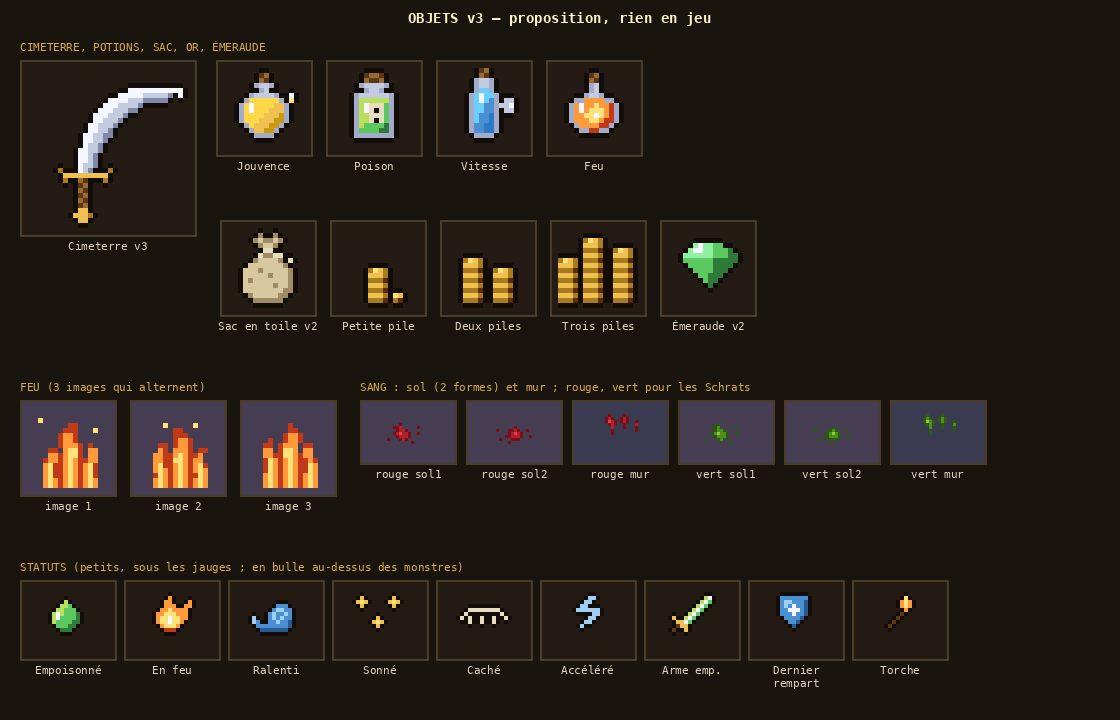

Reproduce this figure in Python.
"""Planche « objets v3 » (proposition, rien en jeu). Lancer depuis la racine du dépôt.

Retours de Thomas (2026-11-11, 13 h) : potions et cimeterre à refaire ; sac en toile avec cordelette et rab de tissu
en haut ; le gros tas d'or a deux colonnes collées, améliorer l'or ; l'émeraude garde la forme des diamants ;
feu à redessiner ; gouttes de sang (rouges ; vertes pour les Schrats) au sol et sur les murs, sans gore ;
pictogrammes des statuts (petits, sous les jauges) et bulles au-dessus des monstres.
Écrit art/objets_v3.png et art/objets_v3.json.
"""
import importlib.util, json, math
from PIL import Image, ImageDraw, ImageFont

spec = importlib.util.spec_from_file_location("v2", "art/objets_v2.py")
v2 = importlib.util.module_from_spec(spec)
spec.loader.exec_module(v2)
outline, pad, render = v2.v1.outline, v2.v1.pad, v2.render
PAL = dict(v2.PAL)
PAL.update({
    "1": "#7a0e14", "2": "#b0202a", "3": "#e04048",   # sang rouge : sombre, moyen, reflet
    "4": "#2a5a12", "5": "#4f8e1e", "6": "#8ccc3a",   # sang vert (Schrats)
    "7": "#5a2a10",  # cuivre sombre (pièces)
    "8": "#3a3a50",  # pierre du mur (fond des démonstrations)
})
N = {}

# ---------- Cimeterre v3 : lame de sabre qui part vers le haut puis se courbe vers la droite ----------
def scimitar():
    g = [["."] * 32 for _ in range(32)]
    P0, P1, P2 = (11, 20), (13, 3), (30, 5)
    def bez(t):
        x = (1 - t) ** 2 * P0[0] + 2 * (1 - t) * t * P1[0] + t * t * P2[0]
        y = (1 - t) ** 2 * P0[1] + 2 * (1 - t) * t * P1[1] + t * t * P2[1]
        return x, y
    for k in range(0, 240):
        t = k / 239
        x, y = bez(t)
        x2, y2 = bez(min(1, t + 0.01))
        tx, ty = x2 - x, y2 - y
        n = math.hypot(tx, ty) or 1
        nx, ny = ty / n, -tx / n  # normale vers l'extérieur de la courbe (en haut à gauche)
        width = 2.2 + 1.6 * math.sin(math.pi * min(1, t * 1.25))
        if t > 0.9:
            width *= (1 - t) / 0.1
        for w in [i * 0.5 for i in range(int(width * 2) + 1)]:
            px, py = round(x + nx * (1.2 - w)), round(y + ny * (1.2 - w))
            if not (0 <= px < 32 and 0 <= py < 32):
                continue
            c = "W" if w < 0.8 else ("S" if w < width - 0.9 else "D")
            if g[py][px] in ".D" or c == "W":
                g[py][px] = c
    # Garde : courte barre dorée aux quillons recourbés, perpendiculaire au départ de la lame.
    for x in range(7, 16):
        g[21][x] = "G"
    g[22][7] = "g"; g[22][15] = "g"; g[20][6] = "g"; g[20][16] = "g"
    # Poignée de cuir tressé, puis pommeau rond doré.
    for y in range(22, 28):
        g[y][10] = "b" if y % 2 else "B"
        g[y][11] = "B" if y % 2 else "b"
    for x, y in [(10, 28), (11, 28), (9, 29), (10, 29), (11, 29), (12, 29), (10, 30), (11, 30)]:
        g[y][x] = "G" if (x, y) != (12, 29) else "g"
    return outline(["".join(r) for r in g])

N["cimeterre"] = scimitar()

# ---------- Potions : une silhouette par potion ----------
N["potion_jouvence"] = outline(pad([   # fiole ronde, liquide doré, étincelle
    "",
    ".......bB.......",
    ".......Bb.......",
    "......cSSc......",
    ".......cS.......",
    ".....cSSSSc..W..",
    "....cFFFFFFc.Y..",
    "...cFWFFFFGGc...",
    "...cFWFFFGGGc...",
    "...cFFFFGGGfc...",
    "...cFFFGGGffc...",
    "....cFGGGffc....",
    ".....cGGffc.....",
    "......cccc......",
]))
N["potion_poison"] = outline(pad([      # flacon carré, étiquette crâne
    "",
    "......bBBb......",
    "......BbbB......",
    ".....cSSSSc.....",
    "......cSSc......",
    "....cSSSSSSc....",
    "....cAAAAAAc....",
    "....cAWLLLEc....",
    "....cAWLKLEc....",
    "....cAALLLEc....",
    "....cAALKLEc....",
    "....cAEEEEec....",
    "....cEEEEeec....",
    "....cccccccc....",
]))
N["potion_vitesse"] = outline(pad([     # fiole fine et haute, bleue, petite aile
    ".......bB.......",
    ".......Bb.......",
    "......cSSc......",
    "......cSSc......",
    "......cIIc......",
    ".....cIWIIc.....",
    ".....cIWIUc.SS..",
    ".....cIIUUcSSW..",
    ".....cIIUUc.SS..",
    ".....cIUUic.....",
    ".....cIUUic.....",
    ".....cUUiic.....",
    ".....cUUiic.....",
    "......cccc......",
]))
N["potion_feu"] = outline(pad([         # fiole ronde au long col, flamme peinte
    "",
    ".......bB.......",
    ".......Bb.......",
    ".......cS.......",
    ".......cS.......",
    "......cSSc......",
    "....ccXXXXcc....",
    "...cXWXXYXXxc...",
    "...cXWXYYYXxc...",
    "...cXXYYWYXxc...",
    "...cXXXYYXxxc...",
    "....cXXXXxxc....",
    ".....ccxxcc.....",
]))

# ---------- Sac en toile : panse, cordelette nouée, rab de tissu au-dessus ----------
N["sac_toile"] = outline(pad([
    "",
    "......z..z......",
    ".....zZzzZz.....",
    "......zZZz......",
    ".......LL.......",
    "......LzzLL.....",
    ".....zZZZZz.L...",
    "....ZZZZZZZz....",
    "...ZZZzZZZZZz...",
    "...ZZZZZzZZZz...",
    "...ZzZZZZZZZz...",
    "...ZZZZZZzZZz...",
    "...ZZZZZZZZzz...",
    "....zZZZZZzz....",
    ".....zzzzzz.....",
]))

# ---------- Or : piles de pièces bien séparées, tranche striée, dessus ovale ----------
def stacks(spec, loose=()):
    g = [["."] * 16 for _ in range(16)]
    base = 14
    for x0, n in spec:
        for k in range(n):
            y = base - 2 * k
            for x in range(x0, x0 + 4):
                g[y][x] = "g" if x < x0 + 3 else "7"
                g[y - 1][x] = "G" if x < x0 + 3 else "g"
        top = base - 2 * n
        g[top][x0] = "g"; g[top][x0 + 1] = "Y"; g[top][x0 + 2] = "G"; g[top][x0 + 3] = "g"
    for x, y in loose:
        g[y][x] = "Y"; g[y][x + 1] = "G"; g[y + 1][x] = "g"; g[y + 1][x + 1] = "7"
    return outline(["".join(r) for r in g])

N["or_petit"] = stacks([(6, 3)], loose=[(11, 13)])
N["or_moyen"] = stacks([(3, 4), (9, 3)])
N["or_gros"] = stacks([(0, 4), (5, 6), (11, 5)])

# ---------- Émeraude : même taille de brillant que les autres pierres ----------
N["emeraude"] = v2.gem(v2.BRILLIANT, "J", "E", "e")

# ---------- Feu : trois images de flammes pour une case ----------
def flame(phase):
    """Une grande langue de feu au centre, deux petites de côté, en goutte renversée, qui ondulent ; quelques braises."""
    g = [["."] * 16 for _ in range(16)]
    tongues = [(8, 13 - (phase % 2), 3.4), (4, 8 + (phase % 3), 2.2), (12, 9 - (phase % 2), 2.2)]
    for cx, h, maxw in tongues:
        top = 15 - h
        for y in range(top, 16):
            rel = (y - top) / h
            half = maxw * math.sqrt(rel) * (1 - 0.3 * rel ** 4)
            sway = math.sin((y + phase * 2) * 0.9) * 0.8 * (1 - rel)
            for x in range(16):
                dd = abs(x - (cx + sway))
                if dd > half:
                    continue
                c = "Y" if dd <= half * 0.3 and rel > 0.45 else ("X" if dd <= half * 0.65 and rel > 0.2 else "x")
                order = ".xXY"
                if order.index(c) > order.index(g[y][x]):
                    g[y][x] = c
    for x, y in [(2 + phase * 3 % 11, 2 + phase % 3), (13 - phase * 2 % 9, 4 - phase % 2)]:
        if g[y][x] == ".":
            g[y][x] = "Y"
    return ["".join(r) for r in g]

N["feu_1"], N["feu_2"], N["feu_3"] = flame(0), flame(1), flame(2)

# ---------- Sang : petites projections au sol et sur un mur (rouge ; vert pour les Schrats) ----------
def splat(dark, mid, light, kind):
    if kind == "sol1":
        rows = ["", "", "", "", "",
                ".....m..........",
                "...mmM.....m....",
                "....mMMm........",
                "...mMLMMm..m....",
                "....mMMMm.......",
                ".m...mMm........",
                ".........m......"]
    elif kind == "sol2":
        rows = ["", "", "", "", "", "",
                "........m.......",
                "..m...mmMm..m...",
                "......mMLMm.....",
                ".....mmMMMm..m..",
                "...m...mmm......",
                "......m........."]
    else:  # mur : des gouttes qui coulent un peu
        rows = ["", "",
                "....m....m......",
                "...mMm..mMm.....",
                "...mLMm.mMm..m..",
                "....mMm..m...M..",
                ".....M...m...m..",
                ".....m.......m..",
                ".....m..........",
                "......"]
    return pad([r.replace("m", dark).replace("M", mid).replace("L", light) for r in rows])

for name, cols in (("rouge", ("1", "2", "3")), ("vert", ("4", "5", "6"))):
    for kind in ("sol1", "sol2", "mur"):
        N[f"sang_{name}_{kind}"] = splat(*cols, kind)

# ---------- Statuts : petits pictogrammes (sous les jauges ; bulles au-dessus des monstres) ----------
STATUS = {
    "poison": [  # goutte verte
        "", "", "",
        ".......A........",
        "......AAE.......",
        ".....AAEEE......",
        "....AWAEEEe.....",
        "....AWEEEEe.....",
        "....AEEEEee.....",
        ".....EEEee......",
        "......eee.......",
    ],
    "feu": [
        "", "",
        ".......X........",
        "......XX....X...",
        "......XXX..XX...",
        ".....XXYXXXX....",
        "....XXYYYXXX....",
        "....XYYWYYXX....",
        "....XYYWYYX.....",
        ".....XYYYX......",
        "......xxx.......",
    ],
    "ralenti": [  # escargot bleu
        "", "", "", "",
        "........UUU.....",
        ".......UVVUU....",
        "......UVUUVU....",
        "..V...UVUVUU....",
        "..VU..UUVUUu....",
        "...UUUUUUUUu....",
        "....uuuuuuu.....",
    ],
    "sonne": [  # étoiles dorées
        "", "",
        "...G.......G....",
        "..GYG.....GYG...",
        "...G.......G....",
        "", "",
        ".......G........",
        "......GYG.......",
        ".......G........",
    ],
    "cache": [  # œil fermé
        "", "", "", "", "",
        "....LLLLLLLL....",
        "...L........L...",
        "..L.L..L..L..L..",
        "....L..L..L.....",
    ],
    "accelere": [  # éclair bleu clair
        "", "",
        "........VV......",
        ".......VV.......",
        "......VV........",
        ".....VVVVVV.....",
        ".........VV.....",
        "........VV......",
        ".......VV.......",
        "......V.........",
    ],
    "arme_poison": [  # lame verte
        "", "",
        "...........AW...",
        "..........AWE...",
        ".........AWE....",
        "........AWE.....",
        ".......AWE......",
        "...G..AWE.......",
        "....GGWE........",
        "....bGG.........",
        "...b..G.........",
    ],
    "rempart": [  # bouclier bleu
        "", "",
        "....UUUUUUU.....",
        "....UVVUUUu.....",
        "....UVUWUUu.....",
        "....UUWWWUu.....",
        "....UUUWUUu.....",
        ".....UUUUu......",
        "......UUu.......",
        ".......u........",
    ],
    "torche": [
        "", "",
        ".........Y......",
        "........XYX.....",
        "........XYX.....",
        ".........X......",
        "........b.......",
        ".......b........",
        "......b.........",
        ".....b..........",
    ],
}
for k, rows in STATUS.items():
    N["statut_" + k] = outline(pad(rows))

LABELS = {
    "cimeterre": "Cimeterre v3", "potion_jouvence": "Jouvence", "potion_poison": "Poison", "potion_vitesse": "Vitesse",
    "potion_feu": "Feu", "sac_toile": "Sac en toile v2", "or_petit": "Petite pile", "or_moyen": "Deux piles",
    "or_gros": "Trois piles", "emeraude": "Émeraude v2",
}

if __name__ == "__main__":
    json.dump({"palette": PAL, "icons": N}, open("art/objets_v3.json", "w"), ensure_ascii=False)
    f = ImageFont.truetype("/usr/share/fonts/truetype/dejavu/DejaVuSansMono-Bold.ttf", 14)
    fs = ImageFont.truetype("/usr/share/fonts/truetype/dejavu/DejaVuSansMono.ttf", 11)
    W, H = 1120, 720
    sheet = Image.new("RGB", (W, H), (26, 20, 14))
    d = ImageDraw.Draw(sheet)
    d.text((W // 2, 18), "OBJETS v3 — proposition, rien en jeu", fill=(255, 243, 200), font=f, anchor="mm")

    def box(rows, x, y, label, s=5, bg=(36, 28, 20)):
        im = render(rows, s, PAL)
        bw, bh = max(im.size[0], 80) + 16, im.size[1] + 16
        d.rectangle([x, y, x + bw, y + bh], fill=bg, outline=(74, 62, 42), width=2)
        sheet.paste(im, (x + (bw - im.size[0]) // 2, y + 8), im)
        for k, line in enumerate(label.split("\n")):
            d.text((x + bw // 2, y + bh + 10 + k * 13), line, fill=(220, 210, 190), font=fs, anchor="mm")
        return bw

    d.text((20, 40), "CIMETERRE, POTIONS, SAC, OR, ÉMERAUDE", fill=(214, 170, 84), font=fs)
    x = 20
    x += box(N["cimeterre"], x, 60, "Cimeterre v3", 5) + 20
    for n in ("potion_jouvence", "potion_poison", "potion_vitesse", "potion_feu"):
        x += box(N[n], x, 60, LABELS[n]) + 14
    x = 220
    for n in ("sac_toile", "or_petit", "or_moyen", "or_gros", "emeraude"):
        x += box(N[n], x, 220, LABELS[n]) + 14

    # Feu et sang, sur de vraies dalles (case de sol violet-gris, mur de pierre).
    floor = (70, 61, 82)
    d.text((20, 380), "FEU (3 images qui alternent)", fill=(214, 170, 84), font=fs)
    x = 20
    for i in (1, 2, 3):
        x += box(N[f"feu_{i}"], x, 400, f"image {i}", 5, floor) + 14
    d.text((360, 380), "SANG : sol (2 formes) et mur ; rouge, vert pour les Schrats", fill=(214, 170, 84), font=fs)
    x = 360
    for name in ("rouge", "vert"):
        for kind in ("sol1", "sol2", "mur"):
            bg = (58, 58, 80) if kind == "mur" else floor
            x += box(N[f"sang_{name}_{kind}"], x, 400, f"{name} {kind}", 3, bg) + 10

    d.text((20, 560), "STATUTS (petits, sous les jauges ; en bulle au-dessus des monstres)", fill=(214, 170, 84), font=fs)
    names = [("poison", "Empoisonné"), ("feu", "En feu"), ("ralenti", "Ralenti"), ("sonne", "Sonné"), ("cache", "Caché"),
             ("accelere", "Accéléré"), ("arme_poison", "Arme emp."), ("rempart", "Dernier\nrempart"), ("torche", "Torche")]
    x = 20
    for k, label in names:
        x += box(N["statut_" + k], x, 580, label, 4) + 8
    sheet.save("art/objets_v3.png")
    print(sheet.size)
